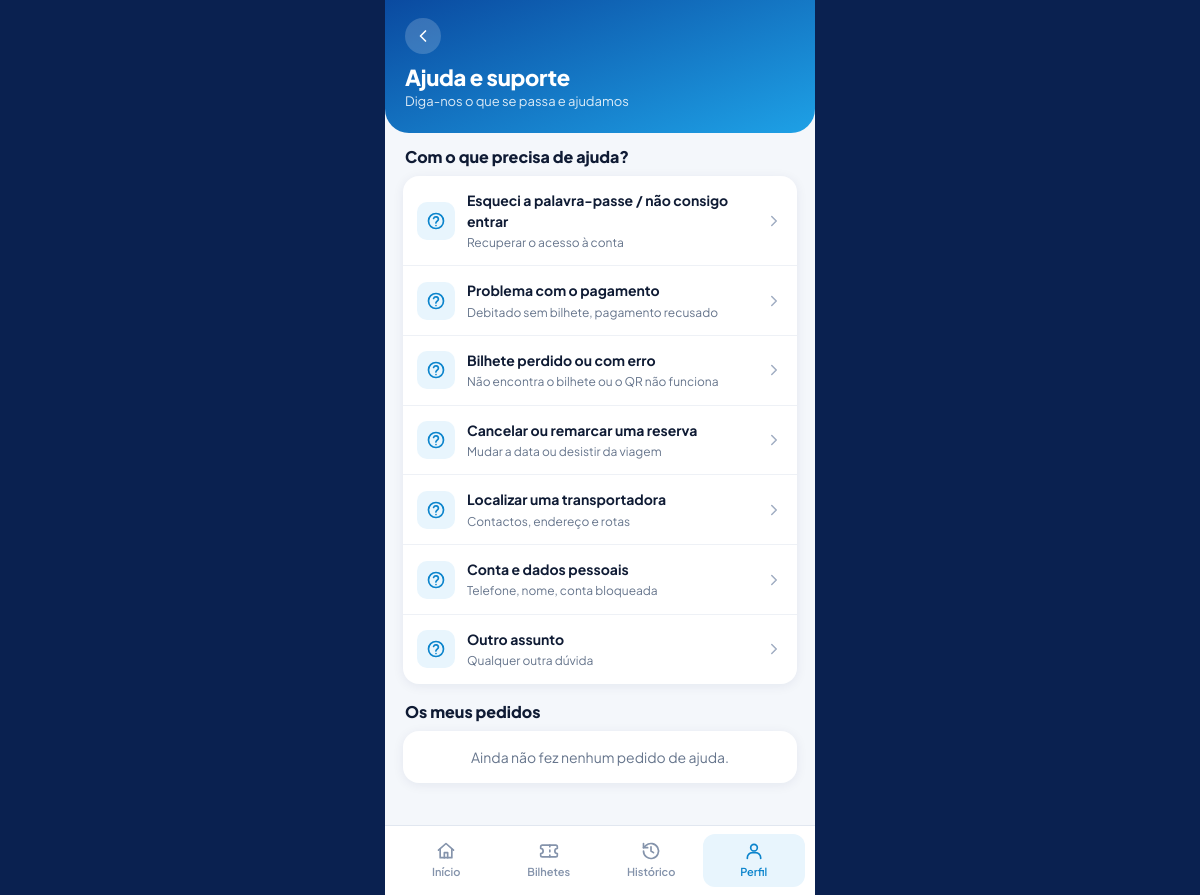
The page /passageiro/suporte.php (signed in) on the database as committed earlier.
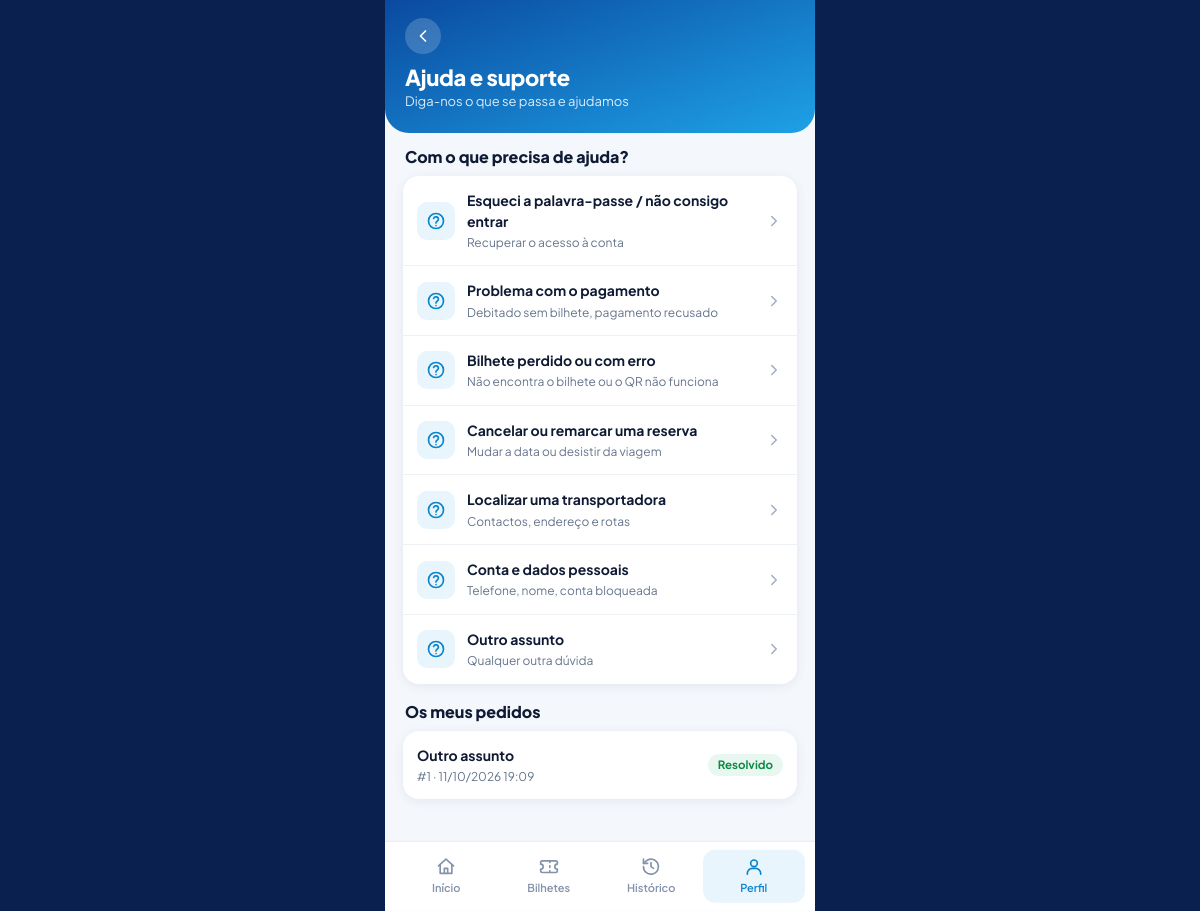
The same page on the database as committed later.
### tables this page shows
CREATE TABLE `suporte_pedido` (
  `id_pedido` int(10) unsigned NOT NULL AUTO_INCREMENT,
  `id_passageiro` int(10) unsigned DEFAULT NULL,
  `nome_contacto` varchar(100) NOT NULL,
  `contacto` varchar(120) NOT NULL,
  `categoria` enum('senha','pagamento','bilhete','reserva','transportadora','conta','outro') NOT NULL,
  `id_reserva` int(10) unsigned DEFAULT NULL,
  `assunto` varchar(150) NOT NULL,
  `estado` enum('aberto','em_curso','resolvido') NOT NULL DEFAULT 'aberto',
  `id_admin` int(10) unsigned DEFAULT NULL,
  `ip` varchar(45) DEFAULT NULL,
  `data_criacao` datetime NOT NULL,
  `data_actualizacao` datetime NOT NULL,
  PRIMARY KEY (`id_pedido`),
  KEY `idx_sp_estado` (`estado`,`data_actualizacao`),
  KEY `idx_sp_passageiro` (`id_passageiro`),
  KEY `idx_sp_ip` (`ip`,`data_criacao`),
  KEY `fk_sp_admin` (`id_admin`),
  KEY `fk_sp_reserva` (`id_reserva`),
  CONSTRAINT `fk_sp_admin` FOREIGN KEY (`id_admin`) REFERENCES `utilizador` (`id_utilizador`) ON DELETE SET NULL ON UPDATE CASCADE,
  CONSTRAINT `fk_sp_passageiro` FOREIGN KEY (`id_passageiro`) REFERENCES `utilizador` (`id_utilizador`) ON DELETE SET NULL ON UPDATE CASCADE,
  CONSTRAINT `fk_sp_reserva` FOREIGN KEY (`id_reserva`) REFERENCES `reserva` (`id_reserva`) ON DELETE SET NULL ON UPDATE CASCADE
);

### includes/funcoes.php (called while the page is built, shortened)
<?php
function e($valor): string {
    return htmlspecialchars((string)$valor, ENT_QUOTES, 'UTF-8');
}
function url(string $caminho = ''): string {
    return BASE_URL . '/' . ltrim($caminho, '/');
}

### passageiro/suporte.php (the view, shortened to what this page needs)
<?php
require_once __DIR__ . '/../includes/suporte.php';
$u = exigir_passageiro();
$st = $pdo->prepare('SELECT id_pedido, assunto, estado, data_actualizacao,
                            (SELECT m.autor FROM suporte_mensagem m WHERE m.id_pedido = p.id_pedido ORDER BY m.id_mensagem DESC LIMIT 1) AS ultimo_autor
                     FROM suporte_pedido p WHERE id_passageiro = ? ORDER BY data_actualizacao DESC LIMIT 20');
$st->execute([$u['id_utilizador']]);
$pedidos = $st->fetchAll();
app_abrir(['titulo' => 'Ajuda e suporte', 'voltar' => 'passageiro/perfil.php', 'h1' => 'Ajuda e suporte',
           'sub' => 'Diga-nos o que se passa e ajudamos',
           'head' => '<link rel="stylesheet" href="' . e(url('assets/css/suporte.css') . '?v=' . (int)@filemtime(__DIR__ . '/../assets/css/suporte.css')) . '">']);
?>
<div class="titulo-sec" style="margin-top:-4px"><h2>Com o que precisa de ajuda?</h2></div>
<div class="lista-op">
  <?php foreach (SP_CATEGORIAS as $k => $c): ?>
    <a class="op" href="<?= e(url('passageiro/suporte_novo.php?cat=' . $k)) ?>"><span class="icone"><?= ic('ajuda') ?></span>
      <span class="txt"><b><?= e($c[0]) ?></b><small><?= e($c[1]) ?></small></span><?= ic('direita', 'seta') ?></a>
  <?php endforeach; ?>
</div>
<div class="titulo-sec"><h2>Os meus pedidos</h2></div>
<?php if (!$pedidos): ?>
  <div class="cartao-app" style="text-align:center;color:var(--cinza)">Ainda não fez nenhum pedido de ajuda.</div>
<?php else: ?>
  <div class="lista-op">
  <?php foreach ($pedidos as $p): ?>
    <a class="op" href="<?= e(url('passageiro/suporte_ver.php?id=' . (int)$p['id_pedido'])) ?>">
      <span class="txt"><b><?= e($p['assunto']) ?></b><small>#<?= (int)$p['id_pedido'] ?> · <?= e(sp_data($p['data_actualizacao'])) ?></small></span>
      <?= sp_etq($p['estado']) ?></a>
  <?php endforeach; ?>
  </div>
<?php endif; ?>
<?php app_fechar(['nav' => 'perfil']); ?>

### includes/app_layout.php (shortened to what this page needs)
<?php
require_once __DIR__ . '/app_icones.php';
function app_abrir(array $o = []): void {
    $cab = $o['cabecalho'] ?? 'gradiente';
    ?>
<!DOCTYPE html>
<html lang="pt">
<head>
  <link rel="stylesheet" href="<?= e(url('assets/css/base.css')) ?>">
  <link rel="stylesheet" href="<?= e(url('assets/css/app.css')) ?>">
  <link rel="stylesheet" href="<?= e(url('assets/css/notificacoes.css') . '?v=' . (int)@filemtime(__DIR__ . '/../assets/css/notificacoes.css')) ?>">
  <?= $o['head'] ?? '' ?>
</head>
<body class="app <?= e($o['classe'] ?? '') ?>">
<div class="telefone">
<?php if ($cab === 'gradiente'): ?>
  <header class="app-topo">
    <div class="app-topo-linha">
      <?php if (!empty($o['voltar'])): ?>
        <a class="btn-icone" href="<?= e(url($o['voltar'])) ?>" aria-label="Voltar"><?= ic('voltar') ?></a>
      <?php elseif (!empty($o['logo'])): ?>
        <?= logo_html('logo-claro logo-pequeno') ?>
      <?php else: ?><span></span><?php endif; ?>
    </div>
    <?php if (!empty($o['h1'])): ?><h1><?= e($o['h1']) ?></h1><?php endif; ?>
    <?php if (!empty($o['sub'])): ?><p><?= e($o['sub']) ?></p><?php endif; ?>
  </header>
<?php endif; ?>
<main class="ecra <?= e($o['classe_ecra'] ?? '') ?>">
<?php
}
function app_fechar(array $o = []): void {
    echo "</main>\n";
    if (!empty($o['nav'])) {
        $itens = [
            'inicio'    => ['Início',    'passageiro/index.php',     'casa'],
            'bilhetes'  => ['Bilhetes',  'passageiro/bilhetes.php',  'bilhete'],
            'historico' => ['Histórico', 'passageiro/historico.php', 'historico'],
            'perfil'    => ['Perfil',    'passageiro/perfil.php',    'utilizador'],
        ];
        echo '<nav class="app-nav">';
        foreach ($itens as $k => [$rotulo, $caminho, $icone]) {
            echo '<a href="' . e(url($caminho)) . '" class="' . ($o['nav'] === $k ? 'activo' : '') . '">'
               . ic($icone) . '<span>' . e($rotulo) . '</span></a>';
        }
        echo '</nav>';
    }
    echo "</div>\n";
    echo '<script src="' . e(url('assets/js/app.js')) . '"></script>' . "\n</body>\n</html>";
}

### includes/app_icones.php (shortened to what this page needs)
<?php
function ic(string $nome, string $classe = ''): string {
    return '<svg class="ic ' . $classe . '" viewBox="0 0 24 24" fill="none" stroke="currentColor" stroke-width="2" '
         . 'stroke-linecap="round" stroke-linejoin="round" aria-hidden="true">' . ($i[$nome] ?? '') . '</svg>';
}

### includes/suporte.php (shortened to what this page needs)
<?php
function sp_etq(string $estado): string {
    return '<span class="sp-etq ' . e($estado) . '">' . e(SP_ESTADOS[$estado] ?? $estado) . '</span>';
}
function sp_data(string $ts): string {
    return date('d/m/Y H:i', strtotime($ts));
}
    ?>

Rows that differ between the two databases and show on the page:
added suporte_pedido: assunto "Outro assunto", id_pedido "1", data_actualizacao "11/10/2026 19:09", estado "Resolvido"
Other text that changed with them:
text no longer shown: "Ainda não fez nenhum pedido de ajuda."
